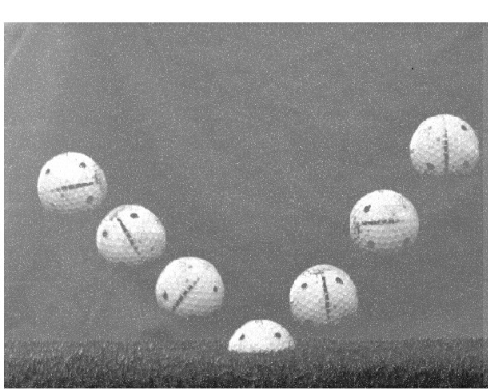
#> input picture data/Images/12283_2023_442_Fig2_HTML.png, 488 x 389 px
$ python ROI.py   (older library calls are emulated)
#> lines starting #> are read from the running program, lines starting #| are printed output that depends on the picture; after the words box and inside, x2 and y2 are one past the last pixel; in counts of white or black regions, pixels touching at a corner belong together
#> further down, test_img is the input picture: shape (389, 488); min 12, max 255, mean 139
import cv2
import numpy as np
import os
import json
from GolfBall import GolfBall

def calculate_overlap_score(circle, other_circles):
    x, y, r = circle
    overlap_score = 1.0
    for ox, oy, oradius in other_circles:
        distance = np.sqrt((x - ox) ** 2 + (y - oy) ** 2)
        if distance < r + oradius:
            overlap_score -= 0.5  # Penalize for overlap
    return max(0, overlap_score)

def calculate_clarity_score(cropped_img):
    # Use variance of Laplacian to determine clarity
    if len(cropped_img.shape) == 3:
        gray = cv2.cvtColor(cropped_img, cv2.COLOR_BGR2GRAY)
    else:
        gray = cropped_img
    variance = cv2.Laplacian(gray, cv2.CV_64F).var()
    clarity_score = min(1.0, variance / 100.0)  # Normalize clarity score
    return clarity_score

def run_hough_with_radius(image):
    # image: input image (grayscale or BGR)
    blurred = cv2.GaussianBlur(image, (9, 9), 2)
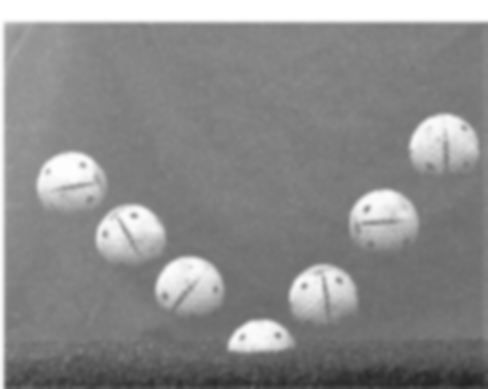
#> blurred: shape (389, 488); min 35, max 255, mean 138.9
    circles = cv2.HoughCircles(blurred,
                               cv2.HOUGH_GRADIENT,
                               dp=1.2,
                               minDist=40,
                               param1=50,
                               param2=20,
                               minRadius=30,
                               maxRadius=70)
#> circles = [[443.4, 147, 33.48], [383.4, 223.8, 33.84], [189, 291, 33.6], [323.4, 295.8, 32.04], [261, 352.2, 33], [130.2, 237, 33.48], [69, 184.2, 32.16], [210.6, 333, 53.4], [383.4, 265.8, 47.76]]

    box_coords = []
    scores_info = []
    best_balls = []
    display_img = image.copy() if len(image.shape) == 3 else cv2.cvtColor(image, cv2.COLOR_GRAY2BGR)
    if circles is not None:
        circles = np.round(circles[0, :]).astype("int")
#> circles = [[443, 147, 33], [383, 224, 34], [189, 291, 34], [323, 296, 32], [261, 352, 33], [130, 237, 33], [69, 184, 32], [211, 333, 53], [383, 266, 48]]
        # Sort circles by x-coordinate to label them from left to right
        circles = sorted(circles, key=lambda c: c[0])
#> circles = [[69, 184, 32], [130, 237, 33], [189, 291, 34], [211, 333, 53], [261, 352, 33], [323, 296, 32], [383, 224, 34], [383, 266, 48], [443, 147, 33]]
        h, w = image.shape[:2]
#> h = 389; w = 488
        best = sorted(circles, key=lambda c: (c[0] - w//2)**2 + (c[1] - h//2)**2)[:2]
#> best = [[189, 291, 34], [130, 237, 33]]
        for idx, (x, y, r) in enumerate(circles):
            # Calculate the top-left and bottom-right points of the bounding box
            top_left = (x - r, y - r)
            bottom_right = (x + r, y + r)
            box_coords.append((top_left, bottom_right))
            # Draw the rectangle around the detected circle
            cv2.rectangle(display_img, top_left, bottom_right, (0, 255, 0), 2)
            # Label the rectangle with its index
            cv2.putText(display_img, str(idx + 1), (x - 10, y - 10), cv2.FONT_HERSHEY_SIMPLEX, 0.5, (255, 0, 0), 2)
            # Print the coordinates of the bounding box
            print(f"Circle {idx + 1}: Top-left {top_left}, Bottom-right {bottom_right}")

            # Crop the detected circle from the original image
            cropped_img = image[top_left[1]:bottom_right[1], top_left[0]:bottom_right[0]]

            # Calculate scores
            overlap_score = calculate_overlap_score((x, y, r), [c for i, c in enumerate(circles) if i != idx])
            clarity_score = calculate_clarity_score(cropped_img)
            total_score = (overlap_score + clarity_score) / 2
            print(f"Circle {idx + 1} Score: {total_score:.2f} (Overlap: {overlap_score:.2f}, Clarity: {clarity_score:.2f})")

            # Collect score information
            scores_info.append({
                "circle_index": idx + 1,
                "overlap_score": overlap_score,
                "clarity_score": clarity_score,
                "total_score": total_score,
            })
            # Save the best balls as GolfBall objects (relative to crop)
            for bx, by, br in best:
                if x == bx and y == by and r == br:
                    best_balls.append(GolfBall(x=x, y=y, measured_radius_pixels=r, angles_camera_ortho_perspective=(0.0, 0.0, 0.0)))
                    break
#> this loop made 9 passes
#> (top_left, bottom_right, overlap_score, variance in calculate_clarity_score, total_score) on passes 1 to 9: ((37, 152), (101, 216), 1, 1044, 1), ((97, 204), (163, 270), 1, 1135.3, 1), ((155, 257), (223, 325), 0.5, 1029.9, 0.75), ((158, 280), (264, 386), 0, 1155.2, 0.5), ((228, 319), (294, 385), 0.5, 1521.3, 0.75), ((291, 264), (355, 328), 0.5, 1444, 0.75), ((349, 190), (417, 258), 0.5, 1230, 0.75), ((335, 218), (431, 314), 0, 970.1, 0.5), ((410, 114), (476, 180), 1, 1141.5, 1)
#> (printed output is left out)
#> pass 1, in run_hough_with_radius, `cropped_img = image[top_left[1]:bottom_right[1], top_left[0]:bottom_ri..`:
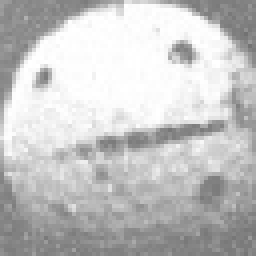
#> cropped_img: shape (64, 64) (shown 4 times larger); min 114, max 255, mean 195.8
#> pass 2, in run_hough_with_radius, `cropped_img = image[top_left[1]:bottom_right[1], top_left[0]:bottom_ri..`:
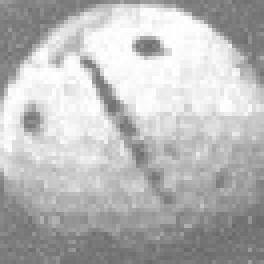
#> cropped_img: shape (66, 66) (shown 4 times larger); min 104, max 255, mean 184.3
#> pass 3, in run_hough_with_radius, `cropped_img = image[top_left[1]:bottom_right[1], top_left[0]:bottom_ri..`:
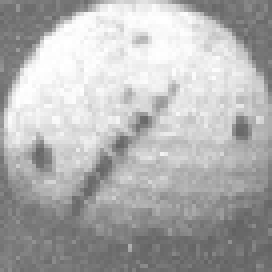
#> cropped_img: shape (68, 68) (shown 4 times larger); min 97, max 255, mean 176.1
#> after the loop:
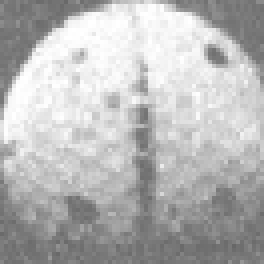
#> cropped_img: shape (66, 66) (shown 4 times larger); min 103, max 255, mean 182.8
#> after the loop:
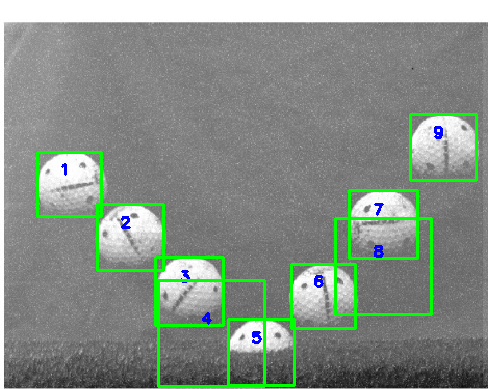
#> display_img: shape (389, 488, 3); 4.42% of pixels changed, all inside (x1, y1, x2, y2) = (36, 113, 478, 388)
#> after the loop, best_balls = 2 items; box_coords = [((37, 152), (101, 216)), ((97, 204), (163, 270)), ((155, 257), (223, 325)), ((158, 280), (264, 386)), ((228, 319), (294, 385)), ((291, 264), (355, 328)), ((349, 190), (417, 258)), ((335, 218), (431, 314)), ((410, 114), (476, 180))]; scores_info = 9 items
        print(f"Detected {len(circles)} circle(s).")
#| Detected 9 circle(s).
    else:
        print("No circles detected.")

    return best_balls if len(best_balls) == 2 else None, display_img
if __name__ == '__main__':
    test_img_path = "data/Images/12283_2023_442_Fig2_HTML.png"
    test_img = cv2.imread(test_img_path, cv2.IMREAD_GRAYSCALE)
    data, displayimg = run_hough_with_radius(test_img)
#> data = 2 items
    cv2.imshow("test", displayimg)
    cv2.waitKey(0)
